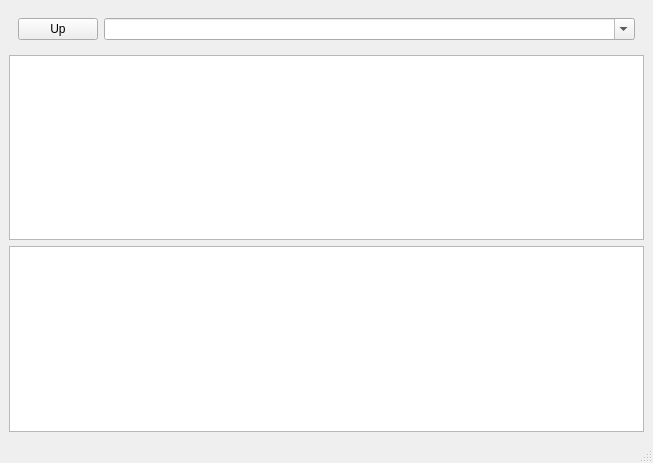
<?xml version="1.0" encoding="UTF-8"?>
<ui version="4.0">
 <class>FileExplorer</class>
 <widget class="QMainWindow" name="FileExplorer">
  <property name="geometry">
   <rect>
    <x>0</x>
    <y>0</y>
    <width>653</width>
    <height>463</height>
   </rect>
  </property>
  <property name="windowTitle">
   <string>MainWindow</string>
  </property>
  <widget class="QWidget" name="centralwidget">
   <layout class="QVBoxLayout" name="verticalLayout">
    <item>
     <widget class="QWidget" name="widget" native="true">
      <layout class="QHBoxLayout" name="horizontalLayout">
       <item>
        <widget class="QPushButton" name="pushButton">
         <property name="sizePolicy">
          <sizepolicy hsizetype="Fixed" vsizetype="Fixed">
           <horstretch>0</horstretch>
           <verstretch>0</verstretch>
          </sizepolicy>
         </property>
         <property name="text">
          <string>Up</string>
         </property>
        </widget>
       </item>
       <item>
        <widget class="QComboBox" name="comboBox">
         <property name="editable">
          <bool>true</bool>
         </property>
        </widget>
       </item>
      </layout>
     </widget>
    </item>
    <item>
     <widget class="QTreeView" name="treeView">
      <property name="autoScroll">
       <bool>false</bool>
      </property>
      <property name="showDropIndicator" stdset="0">
       <bool>false</bool>
      </property>
      <property name="verticalScrollMode">
       <enum>QAbstractItemView::ScrollPerItem</enum>
      </property>
      <property name="animated">
       <bool>true</bool>
      </property>
      <property name="headerHidden">
       <bool>true</bool>
      </property>
     </widget>
    </item>
    <item>
     <widget class="QTableView" name="tableView"/>
    </item>
   </layout>
  </widget>
  <widget class="QMenuBar" name="menubar">
   <property name="geometry">
    <rect>
     <x>0</x>
     <y>0</y>
     <width>653</width>
     <height>22</height>
    </rect>
   </property>
  </widget>
  <widget class="QStatusBar" name="statusbar"/>
 </widget>
 <resources/>
 <connections>
  <connection>
   <sender>treeView</sender>
   <signal>expanded(QModelIndex)</signal>
   <receiver>tableView</receiver>
   <slot>setRootIndex(QModelIndex)</slot>
   <hints>
    <hint type="sourcelabel">
     <x>209</x>
     <y>188</y>
    </hint>
    <hint type="destinationlabel">
     <x>209</x>
     <y>300</y>
    </hint>
   </hints>
  </connection>
  <connection>
   <sender>treeView</sender>
   <signal>entered(QModelIndex)</signal>
   <receiver>FileExplorer</receiver>
   <slot>updateAddress(QModelIndex)</slot>
   <hints>
    <hint type="sourcelabel">
     <x>254</x>
     <y>167</y>
    </hint>
    <hint type="destinationlabel">
     <x>182</x>
     <y>25</y>
    </hint>
   </hints>
  </connection>
  <connection>
   <sender>pushButton</sender>
   <signal>clicked()</signal>
   <receiver>FileExplorer</receiver>
   <slot>moveUp()</slot>
   <hints>
    <hint type="sourcelabel">
     <x>52</x>
     <y>56</y>
    </hint>
    <hint type="destinationlabel">
     <x>87</x>
     <y>89</y>
    </hint>
   </hints>
  </connection>
 </connections>
 <slots>
  <slot>updateAddress(QModelIndex)</slot>
  <slot>moveUp()</slot>
 </slots>
</ui>
